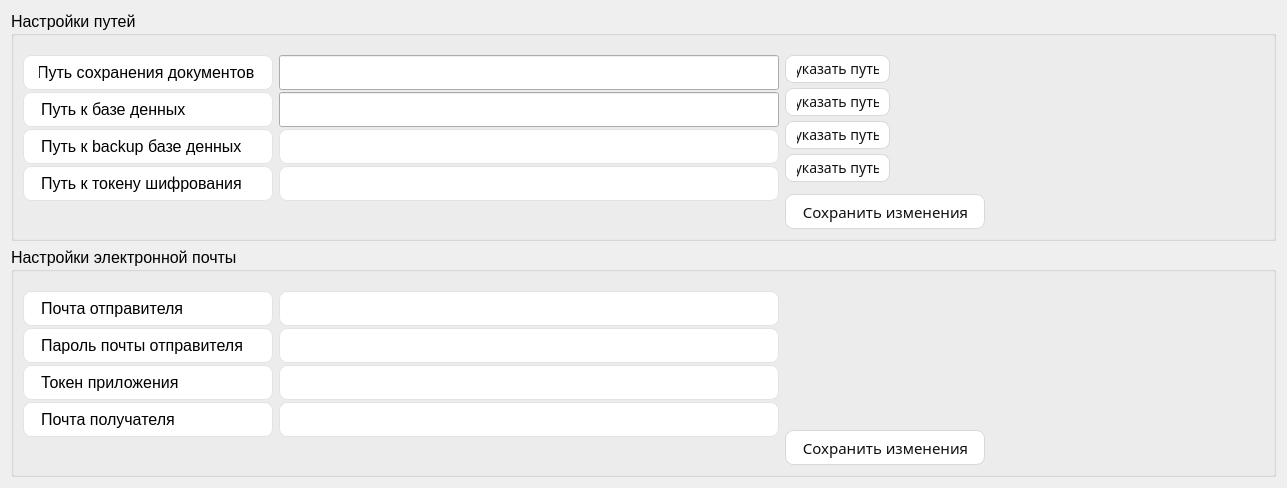
     <widget class="QWidget" name="scrollAreaWidgetContents">
      <property name="geometry">
       <rect>
        <x>0</x>
        <y>0</y>
        <width>1287</width>
        <height>484</height>
       </rect>
      </property>
      <layout class="QVBoxLayout" name="verticalLayout">
       <item>
        <widget class="QGroupBox" name="groupBox_21">
         <property name="sizePolicy">
          <sizepolicy hsizetype="Expanding" vsizetype="Expanding">
           <horstretch>0</horstretch>
           <verstretch>0</verstretch>
          </sizepolicy>
         </property>
         <property name="minimumSize">
          <size>
           <width>0</width>
           <height>230</height>
          </size>
         </property>
         <property name="maximumSize">
          <size>
           <width>16777215</width>
           <height>250</height>
          </size>
         </property>
         <property name="font">
          <font>
           <pointsize>12</pointsize>
          </font>
         </property>
         <property name="styleSheet">
          <string notr="true"/>
         </property>
         <property name="title">
          <string>Настройки путей</string>
         </property>
         <property name="flat">
          <bool>true</bool>
         </property>
         <layout class="QFormLayout" name="formLayout_4">
          <property name="verticalSpacing">
           <number>10</number>
          </property>
          <item row="1" column="1">
           <widget class="QPushButton" name="pushButton_33">
            <property name="sizePolicy">
             <sizepolicy hsizetype="Ignored" vsizetype="Ignored">
              <horstretch>0</horstretch>
              <verstretch>0</verstretch>
             </sizepolicy>
            </property>
            <property name="minimumSize">
             <size>
              <width>0</width>
              <height>35</height>
             </size>
            </property>
            <property name="maximumSize">
             <size>
              <width>200</width>
              <height>45</height>
             </size>
            </property>
            <property name="font">
             <font>
              <family>Amazon Ember</family>
              <pointsize>-1</pointsize>
              <underline>false</underline>
              <strikeout>false</strikeout>
             </font>
            </property>
            <property name="styleSheet">
             <string notr="true">
QPushButton {
  background-color: #fff;
  border: 1px solid #d5d9d9;
  border-radius: 8px;
  box-shadow: rgba(213, 217, 217, .5) 0 2px 5px 0;
  box-sizing: border-box;
  color: #0f1111;
  cursor: pointer;
  display: inline-block;
  font-family: &quot;Amazon Ember&quot;,sans-serif;
  font-size: 15px;
  line-height: 29px;
  padding: 0 10px 0 11px;
  position: relative;
  text-align: center;
  text-decoration: none;
  user-select: none;
  -webkit-user-select: none;
  touch-action: manipulation;
  vertical-align: middle;
  width: 100px;
box-shadow: rgba(213, 217, 217, .5) 0 2px 5px 0;
}

QPushButton:hover {
  background-color: #f7fafa;
}

QPushButton:focus {
  border-color: #008296;
  box-shadow: rgba(213, 217, 217, .5) 0 2px 5px 0;
  outline: 0;
}</string>
            </property>
            <property name="text">
             <string>Сохранить изменения</string>
            </property>
           </widget>
          </item>
          <item row="0" column="1">
           <layout class="QVBoxLayout" name="verticalLayout_2">
            <property name="spacing">
             <number>5</number>
            </property>
            <property name="topMargin">
             <number>10</number>
            </property>
            <item>
             <widget class="QPushButton" name="pushButton_29">
              <property name="sizePolicy">
               <sizepolicy hsizetype="Fixed" vsizetype="Fixed">
                <horstretch>0</horstretch>
                <verstretch>0</verstretch>
               </sizepolicy>
              </property>
              <property name="minimumSize">
               <size>
                <width>50</width>
                <height>28</height>
               </size>
              </property>
              <property name="maximumSize">
               <size>
                <width>105</width>
                <height>16777215</height>
               </size>
              </property>
              <property name="font">
               <font>
                <family>Amazon Ember</family>
                <pointsize>-1</pointsize>
                <underline>false</underline>
                <strikeout>false</strikeout>
               </font>
              </property>
              <property name="styleSheet">
               <string notr="true">
QPushButton {
  background-color: #fff;
  border: 1px solid #d5d9d9;
  border-radius: 8px;
  box-shadow: rgba(213, 217, 217, .5) 0 2px 5px 0;
  box-sizing: border-box;
  color: #0f1111;
  cursor: pointer;
  display: inline-block;
  font-family: &quot;Amazon Ember&quot;,sans-serif;
  font-size: 14px;
  line-height: 29px;
  padding: 0 10px 0 11px;
  position: relative;
  text-align: center;
  text-decoration: none;
  user-select: none;
  -webkit-user-select: none;
  touch-action: manipulation;
  vertical-align: middle;
  width: 100px;
box-shadow: rgba(213, 217, 217, .5) 0 2px 5px 0;
}

QPushButton:hover {
  background-color: #f7fafa;
}

QPushButton:focus {
  border-color: #008296;
  box-shadow: rgba(213, 217, 217, .5) 0 2px 5px 0;
  outline: 0;
}</string>
              </property>
              <property name="text">
               <string>указать путь</string>
              </property>
             </widget>
            </item>
            <item>
             <widget class="QPushButton" name="pushButton_31">
              <property name="sizePolicy">
               <sizepolicy hsizetype="Fixed" vsizetype="Fixed">
                <horstretch>0</horstretch>
                <verstretch>0</verstretch>
               </sizepolicy>
              </property>
              <property name="minimumSize">
               <size>
                <width>50</width>
                <height>28</height>
               </size>
              </property>
              <property name="maximumSize">
               <size>
                <width>105</width>
                <height>16777215</height>
               </size>
              </property>
              <property name="font">
               <font>
                <family>Amazon Ember</family>
                <pointsize>-1</pointsize>
                <underline>false</underline>
                <strikeout>false</strikeout>
               </font>
              </property>
              <property name="styleSheet">
               <string notr="true">
QPushButton {
  background-color: #fff;
  border: 1px solid #d5d9d9;
  border-radius: 8px;
  box-shadow: rgba(213, 217, 217, .5) 0 2px 5px 0;
  box-sizing: border-box;
  color: #0f1111;
  cursor: pointer;
  display: inline-block;
  font-family: &quot;Amazon Ember&quot;,sans-serif;
  font-size: 14px;
  line-height: 29px;
  padding: 0 10px 0 11px;
  position: relative;
  text-align: center;
  text-decoration: none;
  user-select: none;
  -webkit-user-select: none;
  touch-action: manipulation;
  vertical-align: middle;
  width: 100px;
box-shadow: rgba(213, 217, 217, .5) 0 2px 5px 0;
}

QPushButton:hover {
  background-color: #f7fafa;
}

QPushButton:focus {
  border-color: #008296;
  box-shadow: rgba(213, 217, 217, .5) 0 2px 5px 0;
  outline: 0;
}</string>
              </property>
              <property name="text">
               <string>указать путь</string>
              </property>
             </widget>
            </item>
            <item>
             <widget class="QPushButton" name="pushButton_30">
              <property name="sizePolicy">
               <sizepolicy hsizetype="Fixed" vsizetype="Fixed">
                <horstretch>0</horstretch>
                <verstretch>0</verstretch>
               </sizepolicy>
              </property>
              <property name="minimumSize">
               <size>
                <width>50</width>
                <height>28</height>
               </size>
              </property>
              <property name="maximumSize">
               <size>
                <width>105</width>
                <height>16777215</height>
               </size>
              </property>
              <property name="font">
               <font>
                <family>Amazon Ember</family>
                <pointsize>-1</pointsize>
                <underline>false</underline>
                <strikeout>false</strikeout>
               </font>
              </property>
              <property name="styleSheet">
               <string notr="true">
QPushButton {
  background-color: #fff;
  border: 1px solid #d5d9d9;
  border-radius: 8px;
  box-shadow: rgba(213, 217, 217, .5) 0 2px 5px 0;
  box-sizing: border-box;
  color: #0f1111;
  cursor: pointer;
  display: inline-block;
  font-family: &quot;Amazon Ember&quot;,sans-serif;
  font-size: 14px;
  line-height: 29px;
  padding: 0 10px 0 11px;
  position: relative;
  text-align: center;
  text-decoration: none;
  user-select: none;
  -webkit-user-select: none;
  touch-action: manipulation;
  vertical-align: middle;
  width: 100px;
box-shadow: rgba(213, 217, 217, .5) 0 2px 5px 0;
}

QPushButton:hover {
  background-color: #f7fafa;
}

QPushButton:focus {
  border-color: #008296;
  box-shadow: rgba(213, 217, 217, .5) 0 2px 5px 0;
  outline: 0;
}</string>
              </property>
              <property name="text">
               <string>указать путь</string>
              </property>
             </widget>
            </item>
            <item>
             <widget class="QPushButton" name="pushButton_32">
              <property name="sizePolicy">
               <sizepolicy hsizetype="Fixed" vsizetype="Fixed">
                <horstretch>0</horstretch>
                <verstretch>0</verstretch>
               </sizepolicy>
              </property>
              <property name="minimumSize">
               <size>
                <width>50</width>
                <height>28</height>
               </size>
              </property>
              <property name="maximumSize">
               <size>
                <width>105</width>
                <height>16777215</height>
               </size>
              </property>
              <property name="font">
               <font>
                <family>Amazon Ember</family>
                <pointsize>-1</pointsize>
                <underline>false</underline>
                <strikeout>false</strikeout>
               </font>
              </property>
              <property name="styleSheet">
               <string notr="true">
QPushButton {
  background-color: #fff;
  border: 1px solid #d5d9d9;
  border-radius: 8px;
  box-shadow: rgba(213, 217, 217, .5) 0 2px 5px 0;
  box-sizing: border-box;
  color: #0f1111;
  cursor: pointer;
  display: inline-block;
  font-family: &quot;Amazon Ember&quot;,sans-serif;
  font-size: 14px;
  line-height: 29px;
  padding: 0 10px 0 11px;
  position: relative;
  text-align: center;
  text-decoration: none;
  user-select: none;
  -webkit-user-select: none;
  touch-action: manipulation;
  vertical-align: middle;
  width: 100px;
box-shadow: rgba(213, 217, 217, .5) 0 2px 5px 0;
}

QPushButton:hover {
  background-color: #f7fafa;
}

QPushButton:focus {
  border-color: #008296;
  box-shadow: rgba(213, 217, 217, .5) 0 2px 5px 0;
  outline: 0;
}</string>
              </property>
              <property name="text">
               <string>указать путь</string>
              </property>
             </widget>
            </item>
           </layout>
          </item>
          <item row="0" column="0">
           <layout class="QFormLayout" name="formLayout">
            <property name="sizeConstraint">
             <enum>QLayout::SetDefaultConstraint</enum>
            </property>
            <property name="formAlignment">
             <set>Qt::AlignLeading|Qt::AlignLeft|Qt::AlignTop</set>
            </property>
            <property name="horizontalSpacing">
             <number>6</number>
            </property>
            <property name="verticalSpacing">
             <number>20</number>
            </property>
            <property name="topMargin">
             <number>10</number>
            </property>
            <item row="0" column="0">
             <widget class="QLineEdit" name="lineEdit_41">
              <property name="enabled">
               <bool>true</bool>
              </property>
              <property name="sizePolicy">
               <sizepolicy hsizetype="Fixed" vsizetype="Fixed">
                <horstretch>0</horstretch>
                <verstretch>0</verstretch>
               </sizepolicy>
              </property>
              <property name="minimumSize">
               <size>
                <width>250</width>
                <height>35</height>
               </size>
              </property>
              <property name="maximumSize">
               <size>
                <width>300</width>
                <height>16777215</height>
               </size>
              </property>
              <property name="baseSize">
               <size>
                <width>0</width>
                <height>0</height>
               </size>
              </property>
              <property name="font">
               <font>
                <pointsize>12</pointsize>
               </font>
              </property>
              <property name="styleSheet">
               <string notr="true">QLineEdit {
  border-radius: 8px;
  border: 1px solid #e0e4e7;
  padding: 5px 15px;
}
QLineEdit:focus {
  border: 1px solid #d0e3ff;
}
QLineEdit::placeholder {
  color: #767e89;
}</string>
              </property>
              <property name="text">
               <string>Путь сохранения документов</string>
              </property>
              <property name="readOnly">
               <bool>true</bool>
              </property>
             </widget>
            </item>
            <item row="2" column="0">
             <widget class="QLineEdit" name="lineEdit_39">
              <property name="minimumSize">
               <size>
                <width>250</width>
                <height>35</height>
               </size>
              </property>
              <property name="maximumSize">
               <size>
                <width>300</width>
                <height>16777215</height>
               </size>
              </property>
              <property name="font">
               <font>
                <pointsize>12</pointsize>
               </font>
              </property>
              <property name="styleSheet">
               <string notr="true">QLineEdit {
  border-radius: 8px;
  border: 1px solid #e0e4e7;
  padding: 5px 15px;
}
QLineEdit:focus {
  border: 1px solid #d0e3ff;
}
QLineEdit::placeholder {
  color: #767e89;
}</string>
              </property>
              <property name="text">
               <string>Путь к базе денных</string>
              </property>
              <property name="readOnly">
               <bool>true</bool>
              </property>
             </widget>
            </item>
            <item row="2" column="1">
             <widget class="QLineEdit" name="lineEdit_42">
              <property name="minimumSize">
               <size>
                <width>0</width>
                <height>35</height>
               </size>
              </property>
              <property name="font">
               <font>
                <pointsize>12</pointsize>
               </font>
              </property>
              <property name="styleSheet">
               <string>QLineEdit {
  border-radius: 8px;
  border: 1px solid #e0e4e7;
  padding: 5px 15px;
}
QLineEdit:focus {
  border: 1px solid #d0e3ff;
}
QLineEdit::placeholder {
  color: #767e89;
}R</string>
              </property>
             </widget>
            </item>
            <item row="3" column="0">
             <widget class="QLineEdit" name="lineEdit_43">
              <property name="minimumSize">
               <size>
                <width>250</width>
                <height>35</height>
               </size>
              </property>
              <property name="maximumSize">
               <size>
                <width>300</width>
                <height>16777215</height>
               </size>
              </property>
              <property name="font">
               <font>
                <pointsize>12</pointsize>
               </font>
              </property>
              <property name="styleSheet">
               <string notr="true">QLineEdit {
  border-radius: 8px;
  border: 1px solid #e0e4e7;
  padding: 5px 15px;
}
QLineEdit:focus {
  border: 1px solid #d0e3ff;
}
QLineEdit::placeholder {
  color: #767e89;
}</string>
              </property>
              <property name="text">
               <string>Путь к backup базе денных</string>
              </property>
              <property name="readOnly">
               <bool>true</bool>
              </property>
             </widget>
            </item>
            <item row="3" column="1">
             <widget class="QLineEdit" name="lineEdit_44">
              <property name="minimumSize">
               <size>
                <width>0</width>
                <height>35</height>
               </size>
              </property>
              <property name="font">
               <font>
                <pointsize>12</pointsize>
               </font>
              </property>
              <property name="styleSheet">
               <string notr="true">QLineEdit {
  border-radius: 8px;
  border: 1px solid #e0e4e7;
  padding: 5px 15px;
}
QLineEdit:focus {
  border: 1px solid #d0e3ff;
}
QLineEdit::placeholder {
  color: #767e89;
}</string>
              </property>
             </widget>
            </item>
            <item row="4" column="0">
             <widget class="QLineEdit" name="lineEdit_45">
              <property name="minimumSize">
               <size>
                <width>250</width>
                <height>35</height>
               </size>
              </property>
              <property name="maximumSize">
               <size>
                <width>300</width>
                <height>16777215</height>
               </size>
              </property>
              <property name="font">
               <font>
                <pointsize>12</pointsize>
               </font>
              </property>
              <property name="styleSheet">
               <string notr="true">QLineEdit {
  border-radius: 8px;
  border: 1px solid #e0e4e7;
  padding: 5px 15px;
}
QLineEdit:focus {
  border: 1px solid #d0e3ff;
}
QLineEdit::placeholder {
  color: #767e89;
}</string>
              </property>
              <property name="text">
               <string>Путь к токену шифрования</string>
              </property>
              <property name="readOnly">
               <bool>true</bool>
              </property>
             </widget>
            </item>
            <item row="4" column="1">
             <widget class="QLineEdit" name="lineEdit_46">
              <property name="minimumSize">
               <size>
                <width>0</width>
                <height>35</height>
               </size>
              </property>
              <property name="font">
               <font>
                <pointsize>12</pointsize>
               </font>
              </property>
              <property name="styleSheet">
               <string notr="true">QLineEdit {
  border-radius: 8px;
  border: 1px solid #e0e4e7;
  padding: 5px 15px;
}
QLineEdit:focus {
  border: 1px solid #d0e3ff;
}
QLineEdit::placeholder {
  color: #767e89;
}</string>
              </property>
             </widget>
            </item>
            <item row="0" column="1">
             <widget class="QLineEdit" name="lineEdit_40">
              <property name="sizePolicy">
               <sizepolicy hsizetype="Fixed" vsizetype="Ignored">
                <horstretch>0</horstretch>
                <verstretch>0</verstretch>
               </sizepolicy>
              </property>
              <property name="minimumSize">
               <size>
                <width>500</width>
                <height>35</height>
               </size>
              </property>
              <property name="maximumSize">
               <size>
                <width>500</width>
                <height>16777215</height>
               </size>
              </property>
              <property name="font">
               <font>
                <pointsize>12</pointsize>
               </font>
              </property>
              <property name="styleSheet">
               <string notr="true">QLineEdit {
  border-radius: 8px;
  border: 1px solid #e0e4e7;
  padding: 5px 15px;
}
QLineEdit:focus {
  border: 1px solid #d0e3ff;
}
QLineEdit::placeholder {
  color: #767e89;
}R</string>
              </property>
              <property name="inputMethodHints">
               <set>Qt::ImhNone</set>
              </property>
              <property name="text">
               <string/>
              </property>
              <property name="placeholderText">
               <string/>
              </property>
             </widget>
            </item>
           </layout>
          </item>
         </layout>
        </widget>
       </item>
       <item>
        <widget class="QGroupBox" name="groupBox_22">
         <property name="sizePolicy">
          <sizepolicy hsizetype="Expanding" vsizetype="Expanding">
           <horstretch>0</horstretch>
           <verstretch>0</verstretch>
          </sizepolicy>
         </property>
         <property name="minimumSize">
          <size>
           <width>0</width>
           <height>230</height>
          </size>
         </property>
         <property name="maximumSize">
          <size>
           <width>16777215</width>
           <height>250</height>
          </size>
         </property>
         <property name="font">
          <font>
           <pointsize>12</pointsize>
          </font>
         </property>
         <property name="styleSheet">
          <string notr="true"/>
         </property>
         <property name="title">
          <string>Настройки электронной почты</string>
         </property>
         <property name="flat">
          <bool>true</bool>
         </property>
         <layout class="QFormLayout" name="formLayout_5">
          <property name="verticalSpacing">
           <number>10</number>
          </property>
          <item row="0" column="0">
           <layout class="QFormLayout" name="formLayout_2">
            <property name="sizeConstraint">
             <enum>QLayout::SetDefaultConstraint</enum>
            </property>
            <property name="formAlignment">
             <set>Qt::AlignLeading|Qt::AlignLeft|Qt::AlignTop</set>
            </property>
            <property name="horizontalSpacing">
             <number>6</number>
            </property>
            <property name="verticalSpacing">
             <number>20</number>
            </property>
            <property name="topMargin">
             <number>10</number>
            </property>
            <item row="0" column="0">
             <widget class="QLineEdit" name="lineEdit_47">
              <property name="enabled">
               <bool>true</bool>
              </property>
              <property name="sizePolicy">
               <sizepolicy hsizetype="Fixed" vsizetype="Fixed">
                <horstretch>0</horstretch>
                <verstretch>0</verstretch>
               </sizepolicy>
              </property>
              <property name="minimumSize">
               <size>
                <width>250</width>
                <height>35</height>
               </size>
              </property>
              <property name="maximumSize">
               <size>
                <width>300</width>
                <height>16777215</height>
               </size>
              </property>
              <property name="baseSize">
               <size>
                <width>0</width>
                <height>0</height>
               </size>
              </property>
              <property name="font">
               <font>
                <pointsize>12</pointsize>
               </font>
              </property>
              <property name="styleSheet">
               <string notr="true">QLineEdit {
  border-radius: 8px;
  border: 1px solid #e0e4e7;
  padding: 5px 15px;
}
QLineEdit:focus {
  border: 1px solid #d0e3ff;
}
QLineEdit::placeholder {
  color: #767e89;
}</string>
              </property>
              <property name="text">
               <string>Почта отправителя</string>
              </property>
              <property name="readOnly">
               <bool>true</bool>
              </property>
             </widget>
            </item>
            <item row="0" column="1">
             <widget class="QLineEdit" name="lineEdit_54">
              <property name="sizePolicy">
               <sizepolicy hsizetype="Fixed" vsizetype="Ignored">
                <horstretch>0</horstretch>
                <verstretch>0</verstretch>
               </sizepolicy>
              </property>
              <property name="minimumSize">
               <size>
                <width>500</width>
                <height>35</height>
               </size>
              </property>
              <property name="maximumSize">
               <size>
                <width>1000</width>
                <height>16777215</height>
               </size>
              </property>
              <property name="font">
               <font>
                <pointsize>12</pointsize>
               </font>
              </property>
              <property name="styleSheet">
               <string notr="true">QLineEdit {
  border-radius: 8px;
  border: 1px solid #e0e4e7;
  padding: 5px 15px;
}
QLineEdit:focus {
  border: 1px solid #d0e3ff;
}
QLineEdit::placeholder {
  color: #767e89;
}</string>
              </property>
              <property name="text">
               <string/>
              </property>
             </widget>
            </item>
            <item row="2" column="0">
             <widget class="QLineEdit" name="lineEdit_48">
              <property name="sizePolicy">
               <sizepolicy hsizetype="Fixed" vsizetype="Fixed">
                <horstretch>0</horstretch>
                <verstretch>0</verstretch>
               </sizepolicy>
              </property>
              <property name="minimumSize">
               <size>
                <width>250</width>
                <height>35</height>
               </size>
              </property>
              <property name="maximumSize">
               <size>
                <width>300</width>
                <height>16777215</height>
               </size>
              </property>
              <property name="font">
               <font>
                <pointsize>12</pointsize>
               </font>
              </property>
              <property name="styleSheet">
               <string notr="true">QLineEdit {
  border-radius: 8px;
  border: 1px solid #e0e4e7;
  padding: 5px 15px;
}
QLineEdit:focus {
  border: 1px solid #d0e3ff;
}
QLineEdit::placeholder {
  color: #767e89;
}</string>
              </property>
              <property name="text">
               <string>Пароль почты отправителя</string>
              </property>
              <property name="readOnly">
               <bool>true</bool>
              </property>
             </widget>
            </item>
            <item row="2" column="1">
             <widget class="QLineEdit" name="lineEdit_49">
              <property name="minimumSize">
               <size>
                <width>0</width>
                <height>35</height>
               </size>
              </property>
              <property name="font">
               <font>
                <pointsize>12</pointsize>
               </font>
              </property>
              <property name="styleSheet">
               <string notr="true">QLineEdit {
  border-radius: 8px;
  border: 1px solid #e0e4e7;
  padding: 5px 15px;
}
QLineEdit:focus {
  border: 1px solid #d0e3ff;
}
QLineEdit::placeholder {
  color: #767e89;
}</string>
              </property>
             </widget>
            </item>
            <item row="3" column="0">
             <widget class="QLineEdit" name="lineEdit_50">
              <property name="sizePolicy">
               <sizepolicy hsizetype="Fixed" vsizetype="Fixed">
                <horstretch>0</horstretch>
                <verstretch>0</verstretch>
               </sizepolicy>
              </property>
              <property name="minimumSize">
               <size>
                <width>250</width>
                <height>35</height>
               </size>
              </property>
              <property name="maximumSize">
               <size>
                <width>300</width>
                <height>16777215</height>
               </size>
              </property>
              <property name="font">
               <font>
                <pointsize>12</pointsize>
               </font>
              </property>
              <property name="styleSheet">
               <string notr="true">QLineEdit {
  border-radius: 8px;
  border: 1px solid #e0e4e7;
  padding: 5px 15px;
}
QLineEdit:focus {
  border: 1px solid #d0e3ff;
}
QLineEdit::placeholder {
  color: #767e89;
}</string>
              </property>
              <property name="text">
               <string>Токен приложения</string>
              </property>
              <property name="readOnly">
               <bool>true</bool>
              </property>
             </widget>
            </item>
            <item row="3" column="1">
             <widget class="QLineEdit" name="lineEdit_51">
              <property name="minimumSize">
               <size>
                <width>0</width>
                <height>35</height>
               </size>
              </property>
              <property name="font">
               <font>
                <pointsize>12</pointsize>
               </font>
              </property>
              <property name="styleSheet">
               <string notr="true">QLineEdit {
  border-radius: 8px;
  border: 1px solid #e0e4e7;
  padding: 5px 15px;
}
QLineEdit:focus {
  border: 1px solid #d0e3ff;
}
QLineEdit::placeholder {
  color: #767e89;
}</string>
              </property>
             </widget>
            </item>
            <item row="4" column="0">
             <widget class="QLineEdit" name="lineEdit_52">
              <property name="sizePolicy">
               <sizepolicy hsizetype="Fixed" vsizetype="Fixed">
                <horstretch>0</horstretch>
                <verstretch>0</verstretch>
               </sizepolicy>
              </property>
              <property name="minimumSize">
               <size>
                <width>250</width>
                <height>35</height>
               </size>
              </property>
              <property name="maximumSize">
               <size>
                <width>300</width>
                <height>16777215</height>
               </size>
              </property>
              <property name="font">
               <font>
                <pointsize>12</pointsize>
               </font>
              </property>
              <property name="styleSheet">
               <string notr="true">QLineEdit {
  border-radius: 8px;
  border: 1px solid #e0e4e7;
  padding: 5px 15px;
}
QLineEdit:focus {
  border: 1px solid #d0e3ff;
}
QLineEdit::placeholder {
  color: #767e89;
}</string>
              </property>
              <property name="text">
               <string>Почта получателя</string>
              </property>
              <property name="readOnly">
               <bool>true</bool>
              </property>
             </widget>
            </item>
            <item row="4" column="1">
             <widget class="QLineEdit" name="lineEdit_53">
              <property name="minimumSize">
               <size>
                <width>0</width>
                <height>35</height>
               </size>
              </property>
              <property name="font">
               <font>
                <pointsize>12</pointsize>
               </font>
              </property>
              <property name="styleSheet">
               <string notr="true">QLineEdit {
  border-radius: 8px;
  border: 1px solid #e0e4e7;
  padding: 5px 15px;
}
QLineEdit:focus {
  border: 1px solid #d0e3ff;
}
QLineEdit::placeholder {
  color: #767e89;
}</string>
              </property>
             </widget>
            </item>
           </layout>
          </item>
          <item row="0" column="1">
           <layout class="QVBoxLayout" name="verticalLayout_3">
            <property name="spacing">
             <number>5</number>
            </property>
            <property name="topMargin">
             <number>10</number>
            </property>
           </layout>
          </item>
          <item row="1" column="1">
           <widget class="QPushButton" name="pushButton_34">
            <property name="sizePolicy">
             <sizepolicy hsizetype="Ignored" vsizetype="Ignored">
              <horstretch>0</horstretch>
              <verstretch>0</verstretch>
             </sizepolicy>
            </property>
            <property name="minimumSize">
             <size>
              <width>110</width>
              <height>35</height>
             </size>
            </property>
            <property name="maximumSize">
             <size>
              <width>200</width>
              <height>45</height>
             </size>
            </property>
            <property name="font">
             <font>
              <family>Amazon Ember</family>
              <pointsize>-1</pointsize>
              <underline>false</underline>
              <strikeout>false</strikeout>
             </font>
            </property>
            <property name="styleSheet">
             <string notr="true">
QPushButton {
  background-color: #fff;
  border: 1px solid #d5d9d9;
  border-radius: 8px;
  box-shadow: rgba(213, 217, 217, .5) 0 2px 5px 0;
  box-sizing: border-box;
  color: #0f1111;
  cursor: pointer;
  display: inline-block;
  font-family: &quot;Amazon Ember&quot;,sans-serif;
  font-size: 15px;
  line-height: 29px;
  padding: 0 10px 0 11px;
  position: relative;
  text-align: center;
  text-decoration: none;
  user-select: none;
  -webkit-user-select: none;
  touch-action: manipulation;
  vertical-align: middle;
  width: 100px;
box-shadow: rgba(213, 217, 217, .5) 0 2px 5px 0;
}

QPushButton:hover {
  background-color: #f7fafa;
}

QPushButton:focus {
  border-color: #008296;
  box-shadow: rgba(213, 217, 217, .5) 0 2px 5px 0;
  outline: 0;
}</string>
            </property>
            <property name="text">
             <string>Сохранить изменения</string>
            </property>
           </widget>
          </item>
         </layout>
        </widget>
       </item>
      </layout>
     </widget>
